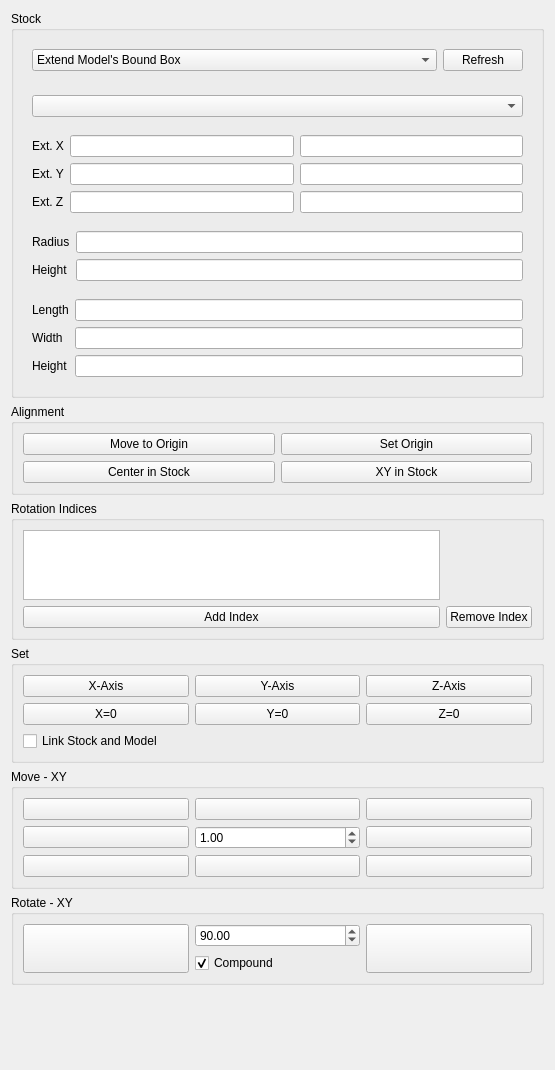
      <widget class="QWidget" name="page_3">
       <property name="geometry">
        <rect>
         <x>0</x>
         <y>0</y>
         <width>555</width>
         <height>1070</height>
        </rect>
       </property>
       <attribute name="label">
        <string>Layout</string>
       </attribute>
       <layout class="QVBoxLayout" name="verticalLayout_9">
        <item>
         <widget class="QGroupBox" name="stockGroup">
          <property name="title">
           <string>Stock</string>
          </property>
          <layout class="QVBoxLayout" name="verticalLayout_5">
           <property name="spacing">
            <number>0</number>
           </property>
           <item>
            <widget class="QWidget" name="widget_2" native="true">
             <layout class="QHBoxLayout" name="horizontalLayout_5">
              <item>
               <widget class="QComboBox" name="stock">
                <property name="sizePolicy">
                 <sizepolicy hsizetype="MinimumExpanding" vsizetype="Fixed">
                  <horstretch>0</horstretch>
                  <verstretch>0</verstretch>
                 </sizepolicy>
                </property>
                <property name="currentIndex">
                 <number>2</number>
                </property>
                <item>
                 <property name="text">
                  <string>Create Box</string>
                 </property>
                </item>
                <item>
                 <property name="text">
                  <string>Create Cylinder</string>
                 </property>
                </item>
                <item>
                 <property name="text">
                  <string>Extend Model's Bound Box</string>
                 </property>
                </item>
                <item>
                 <property name="text">
                  <string>Use Existing Solid</string>
                 </property>
                </item>
               </widget>
              </item>
              <item>
               <widget class="QPushButton" name="refreshStock">
                <property name="text">
                 <string>Refresh</string>
                </property>
               </widget>
              </item>
             </layout>
            </widget>
           </item>
           <item>
            <spacer name="horizontalSpacer">
             <property name="orientation">
              <enum>Qt::Horizontal</enum>
             </property>
             <property name="sizeHint" stdset="0">
              <size>
               <width>40</width>
               <height>6</height>
              </size>
             </property>
            </spacer>
           </item>
           <item>
            <widget class="QFrame" name="stockFromExisting">
             <layout class="QGridLayout" name="gridLayout_8">
              <item row="0" column="1">
               <widget class="QComboBox" name="stockExisting"/>
              </item>
             </layout>
            </widget>
           </item>
           <item>
            <widget class="QFrame" name="stockFromBase">
             <layout class="QGridLayout" name="gridLayout_9">
              <item row="1" column="3">
               <widget class="Gui::InputField" name="stockExtYpos"/>
              </item>
              <item row="0" column="1">
               <widget class="QLabel" name="stockExtXLabel">
                <property name="text">
                 <string>Ext. X</string>
                </property>
               </widget>
              </item>
              <item row="0" column="3">
               <widget class="Gui::InputField" name="stockExtXpos">
                <property name="sizePolicy">
                 <sizepolicy hsizetype="Expanding" vsizetype="Fixed">
                  <horstretch>0</horstretch>
                  <verstretch>0</verstretch>
                 </sizepolicy>
                </property>
               </widget>
              </item>
              <item row="1" column="1">
               <widget class="QLabel" name="stockExtYLabel">
                <property name="text">
                 <string>Ext. Y</string>
                </property>
               </widget>
              </item>
              <item row="0" column="2">
               <widget class="Gui::InputField" name="stockExtXneg"/>
              </item>
              <item row="2" column="1">
               <widget class="QLabel" name="stockExtZLabel">
                <property name="text">
                 <string>Ext. Z</string>
                </property>
               </widget>
              </item>
              <item row="2" column="2">
               <widget class="Gui::InputField" name="stockExtZneg"/>
              </item>
              <item row="2" column="3">
               <widget class="Gui::InputField" name="stockExtZpos"/>
              </item>
              <item row="1" column="2">
               <widget class="Gui::InputField" name="stockExtYneg"/>
              </item>
             </layout>
            </widget>
           </item>
           <item>
            <widget class="QFrame" name="stockCreateCylinder">
             <layout class="QGridLayout" name="gridLayout_10">
              <item row="0" column="2">
               <widget class="Gui::InputField" name="stockCylinderRadius"/>
              </item>
              <item row="1" column="2">
               <widget class="Gui::InputField" name="stockCylinderHeight"/>
              </item>
              <item row="0" column="1">
               <widget class="QLabel" name="stockCylinderRadiusLabel">
                <property name="text">
                 <string>Radius</string>
                </property>
               </widget>
              </item>
              <item row="1" column="1">
               <widget class="QLabel" name="stockCylinderHeightLabel">
                <property name="text">
                 <string>Height</string>
                </property>
               </widget>
              </item>
             </layout>
            </widget>
           </item>
           <item>
            <widget class="QFrame" name="stockCreateBox">
             <layout class="QGridLayout" name="gridLayout_11">
              <item row="0" column="1">
               <widget class="QLabel" name="stockBoxLengthLabel">
                <property name="text">
                 <string>Length</string>
                </property>
               </widget>
              </item>
              <item row="1" column="1">
               <widget class="QLabel" name="stockBoxWidthLabel">
                <property name="text">
                 <string>Width</string>
                </property>
               </widget>
              </item>
              <item row="0" column="2">
               <widget class="Gui::InputField" name="stockBoxLength"/>
              </item>
              <item row="2" column="2">
               <widget class="Gui::InputField" name="stockBoxHeight"/>
              </item>
              <item row="1" column="2">
               <widget class="Gui::InputField" name="stockBoxWidth"/>
              </item>
              <item row="2" column="1">
               <widget class="QLabel" name="stockBoxHeightLabel">
                <property name="text">
                 <string>Height</string>
                </property>
               </widget>
              </item>
             </layout>
            </widget>
           </item>
          </layout>
         </widget>
        </item>
        <item>
         <widget class="QGroupBox" name="modelAlignGroup">
          <property name="title">
           <string>Alignment</string>
          </property>
          <layout class="QGridLayout" name="gridLayout_2">
           <item row="2" column="0">
            <widget class="QPushButton" name="centerInStock">
             <property name="text">
              <string>Center in Stock</string>
             </property>
            </widget>
           </item>
           <item row="2" column="1">
            <widget class="QPushButton" name="centerInStockXY">
             <property name="text">
              <string>XY in Stock</string>
             </property>
            </widget>
           </item>
           <item row="0" column="1">
            <widget class="QPushButton" name="setOrigin">
             <property name="text">
              <string>Set Origin</string>
             </property>
            </widget>
           </item>
           <item row="0" column="0">
            <widget class="QPushButton" name="moveToOrigin">
             <property name="text">
              <string>Move to Origin</string>
             </property>
            </widget>
           </item>
          </layout>
         </widget>
        </item>
        <item>
         <widget class="QGroupBox" name="RotationGroup">
          <property name="title">
           <string>Rotation Indices</string>
          </property>
          <layout class="QGridLayout" name="gridLayout_7">
           <item row="0" column="0">
            <widget class="QListView" name="listView"/>
           </item>
           <item row="1" column="0">
            <widget class="QPushButton" name="pushButton_2">
             <property name="text">
              <string>Add Index</string>
             </property>
            </widget>
           </item>
           <item row="1" column="1">
            <widget class="QPushButton" name="pushButton">
             <property name="text">
              <string>Remove Index</string>
             </property>
            </widget>
           </item>
          </layout>
         </widget>
        </item>
        <item>
         <widget class="QGroupBox" name="modelSetGroup">
          <property name="title">
           <string>Set</string>
          </property>
          <layout class="QGridLayout" name="gridLayout_5">
           <item row="2" column="0">
            <widget class="QPushButton" name="modelSetX0">
             <property name="text">
              <string>X=0</string>
             </property>
            </widget>
           </item>
           <item row="3" column="0">
            <widget class="QCheckBox" name="linkStockAndModel">
             <property name="text">
              <string>Link Stock and Model</string>
             </property>
            </widget>
           </item>
           <item row="1" column="1">
            <widget class="QPushButton" name="modelSetYAxis">
             <property name="text">
              <string>Y-Axis</string>
             </property>
            </widget>
           </item>
           <item row="2" column="1">
            <widget class="QPushButton" name="modelSetY0">
             <property name="text">
              <string>Y=0</string>
             </property>
            </widget>
           </item>
           <item row="1" column="2">
            <widget class="QPushButton" name="modelSetZAxis">
             <property name="text">
              <string>Z-Axis</string>
             </property>
            </widget>
           </item>
           <item row="2" column="2">
            <widget class="QPushButton" name="modelSetZ0">
             <property name="text">
              <string>Z=0</string>
             </property>
            </widget>
           </item>
           <item row="1" column="0">
            <widget class="QPushButton" name="modelSetXAxis">
             <property name="text">
              <string>X-Axis</string>
             </property>
            </widget>
           </item>
          </layout>
         </widget>
        </item>
        <item>
         <widget class="QGroupBox" name="modelMoveGroup">
          <property name="title">
           <string>Move - XY</string>
          </property>
          <layout class="QGridLayout" name="gridLayout_3">
           <item row="0" column="1">
            <widget class="QPushButton" name="modelMoveUp">
             <property name="text">
              <string/>
             </property>
             <property name="icon">
              <iconset resource="../Path.qrc">
               <normaloff>:/icons/arrow-up.svg</normaloff>:/icons/arrow-up.svg</iconset>
             </property>
             <property name="iconSize">
              <size>
               <width>32</width>
               <height>32</height>
              </size>
             </property>
            </widget>
           </item>
           <item row="0" column="2">
            <widget class="QPushButton" name="modelMoveRightUp">
             <property name="text">
              <string/>
             </property>
             <property name="icon">
              <iconset resource="../Path.qrc">
               <normaloff>:/icons/arrow-right-up.svg</normaloff>:/icons/arrow-right-up.svg</iconset>
             </property>
             <property name="iconSize">
              <size>
               <width>32</width>
               <height>32</height>
              </size>
             </property>
            </widget>
           </item>
           <item row="0" column="0">
            <widget class="QPushButton" name="modelMoveLeftUp">
             <property name="text">
              <string/>
             </property>
             <property name="icon">
              <iconset resource="../Path.qrc">
               <normaloff>:/icons/arrow-left-up.svg</normaloff>:/icons/arrow-left-up.svg</iconset>
             </property>
             <property name="iconSize">
              <size>
               <width>32</width>
               <height>32</height>
              </size>
             </property>
            </widget>
           </item>
           <item row="1" column="2">
            <widget class="QPushButton" name="modelMoveRight">
             <property name="text">
              <string/>
             </property>
             <property name="icon">
              <iconset resource="../Path.qrc">
               <normaloff>:/icons/arrow-right.svg</normaloff>:/icons/arrow-right.svg</iconset>
             </property>
             <property name="iconSize">
              <size>
               <width>32</width>
               <height>32</height>
              </size>
             </property>
            </widget>
           </item>
           <item row="1" column="1">
            <widget class="QDoubleSpinBox" name="modelMoveValue">
             <property name="minimum">
              <double>-1000.000000000000000</double>
             </property>
             <property name="maximum">
              <double>1000.000000000000000</double>
             </property>
             <property name="value">
              <double>1.000000000000000</double>
             </property>
            </widget>
           </item>
           <item row="1" column="0">
            <widget class="QPushButton" name="modelMoveLeft">
             <property name="text">
              <string/>
             </property>
             <property name="icon">
              <iconset resource="../Path.qrc">
               <normaloff>:/icons/arrow-left.svg</normaloff>:/icons/arrow-left.svg</iconset>
             </property>
             <property name="iconSize">
              <size>
               <width>32</width>
               <height>32</height>
              </size>
             </property>
            </widget>
           </item>
           <item row="2" column="0">
            <widget class="QPushButton" name="modelMoveLeftDown">
             <property name="text">
              <string/>
             </property>
             <property name="icon">
              <iconset resource="../Path.qrc">
               <normaloff>:/icons/arrow-left-down.svg</normaloff>:/icons/arrow-left-down.svg</iconset>
             </property>
             <property name="iconSize">
              <size>
               <width>32</width>
               <height>32</height>
              </size>
             </property>
            </widget>
           </item>
           <item row="2" column="1">
            <widget class="QPushButton" name="modelMoveDown">
             <property name="text">
              <string/>
             </property>
             <property name="icon">
              <iconset resource="../Path.qrc">
               <normaloff>:/icons/arrow-down.svg</normaloff>:/icons/arrow-down.svg</iconset>
             </property>
             <property name="iconSize">
              <size>
               <width>32</width>
               <height>32</height>
              </size>
             </property>
            </widget>
           </item>
           <item row="2" column="2">
            <widget class="QPushButton" name="modelMoveRightDown">
             <property name="text">
              <string/>
             </property>
             <property name="icon">
              <iconset resource="../Path.qrc">
               <normaloff>:/icons/arrow-right-down.svg</normaloff>:/icons/arrow-right-down.svg</iconset>
             </property>
             <property name="iconSize">
              <size>
               <width>32</width>
               <height>32</height>
              </size>
             </property>
            </widget>
           </item>
          </layout>
         </widget>
        </item>
        <item>
         <widget class="QGroupBox" name="modelRotateGroup">
          <property name="title">
           <string>Rotate - XY</string>
          </property>
          <layout class="QGridLayout" name="gridLayout_6">
           <item row="0" column="1">
            <widget class="QWidget" name="widget_5" native="true">
             <layout class="QVBoxLayout" name="verticalLayout_18">
              <property name="leftMargin">
               <number>0</number>
              </property>
              <property name="topMargin">
               <number>0</number>
              </property>
              <property name="rightMargin">
               <number>0</number>
              </property>
              <property name="bottomMargin">
               <number>0</number>
              </property>
              <item>
               <widget class="QDoubleSpinBox" name="modelRotateValue">
                <property name="minimum">
                 <double>-180.000000000000000</double>
                </property>
                <property name="maximum">
                 <double>360.000000000000000</double>
                </property>
                <property name="value">
                 <double>90.000000000000000</double>
                </property>
               </widget>
              </item>
              <item>
               <widget class="QCheckBox" name="modelRotateCompound">
                <property name="text">
                 <string>Compound</string>
                </property>
                <property name="checked">
                 <bool>true</bool>
                </property>
               </widget>
              </item>
             </layout>
            </widget>
           </item>
           <item row="0" column="0">
            <widget class="QPushButton" name="modelRotateLeft">
             <property name="sizePolicy">
              <sizepolicy hsizetype="Minimum" vsizetype="MinimumExpanding">
               <horstretch>0</horstretch>
               <verstretch>0</verstretch>
              </sizepolicy>
             </property>
             <property name="text">
              <string/>
             </property>
             <property name="icon">
              <iconset resource="../Path.qrc">
               <normaloff>:/icons/arrow-ccw.svg</normaloff>:/icons/arrow-ccw.svg</iconset>
             </property>
             <property name="iconSize">
              <size>
               <width>32</width>
               <height>32</height>
              </size>
             </property>
            </widget>
           </item>
           <item row="0" column="2">
            <widget class="QPushButton" name="modelRotateRight">
             <property name="sizePolicy">
              <sizepolicy hsizetype="Minimum" vsizetype="MinimumExpanding">
               <horstretch>0</horstretch>
               <verstretch>0</verstretch>
              </sizepolicy>
             </property>
             <property name="text">
              <string/>
             </property>
             <property name="icon">
              <iconset resource="../Path.qrc">
               <normaloff>:/icons/arrow-cw.svg</normaloff>:/icons/arrow-cw.svg</iconset>
             </property>
             <property name="iconSize">
              <size>
               <width>32</width>
               <height>32</height>
              </size>
             </property>
            </widget>
           </item>
          </layout>
         </widget>
        </item>
        <item>
         <spacer name="verticalSpacer_2">
          <property name="orientation">
           <enum>Qt::Vertical</enum>
          </property>
          <property name="sizeHint" stdset="0">
           <size>
            <width>20</width>
            <height>195</height>
           </size>
          </property>
         </spacer>
        </item>
       </layout>
      </widget>
